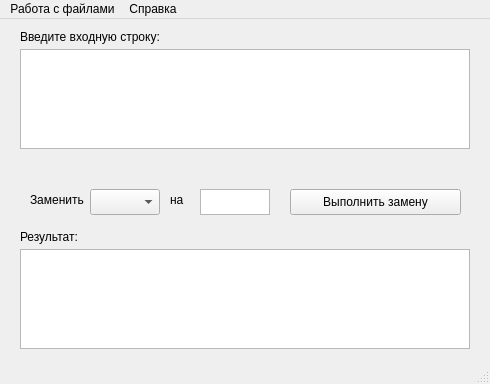
<?xml version="1.0" encoding="UTF-8"?>
<ui version="4.0">
 <class>MainWindow</class>
 <widget class="QMainWindow" name="MainWindow">
  <property name="geometry">
   <rect>
    <x>0</x>
    <y>0</y>
    <width>490</width>
    <height>384</height>
   </rect>
  </property>
  <property name="windowTitle">
   <string>MainWindow</string>
  </property>
  <widget class="QWidget" name="centralWidget">
   <widget class="QTextEdit" name="inputText">
    <property name="geometry">
     <rect>
      <x>20</x>
      <y>30</y>
      <width>450</width>
      <height>100</height>
     </rect>
    </property>
   </widget>
   <widget class="QTextEdit" name="outputText">
    <property name="geometry">
     <rect>
      <x>20</x>
      <y>230</y>
      <width>450</width>
      <height>100</height>
     </rect>
    </property>
   </widget>
   <widget class="QTextEdit" name="change_to">
    <property name="geometry">
     <rect>
      <x>200</x>
      <y>170</y>
      <width>70</width>
      <height>26</height>
     </rect>
    </property>
   </widget>
   <widget class="QPushButton" name="actionButton">
    <property name="geometry">
     <rect>
      <x>290</x>
      <y>170</y>
      <width>171</width>
      <height>26</height>
     </rect>
    </property>
    <property name="text">
     <string>Выполнить замену</string>
    </property>
   </widget>
   <widget class="QLabel" name="label">
    <property name="geometry">
     <rect>
      <x>30</x>
      <y>170</y>
      <width>71</width>
      <height>21</height>
     </rect>
    </property>
    <property name="text">
     <string>Заменить</string>
    </property>
   </widget>
   <widget class="QLabel" name="label_2">
    <property name="geometry">
     <rect>
      <x>170</x>
      <y>170</y>
      <width>51</width>
      <height>21</height>
     </rect>
    </property>
    <property name="text">
     <string>на</string>
    </property>
   </widget>
   <widget class="QComboBox" name="comboBox">
    <property name="geometry">
     <rect>
      <x>90</x>
      <y>170</y>
      <width>70</width>
      <height>26</height>
     </rect>
    </property>
   </widget>
   <widget class="QLabel" name="label_3">
    <property name="geometry">
     <rect>
      <x>20</x>
      <y>140</y>
      <width>450</width>
      <height>20</height>
     </rect>
    </property>
    <property name="text">
     <string/>
    </property>
   </widget>
   <widget class="QLabel" name="label_4">
    <property name="geometry">
     <rect>
      <x>20</x>
      <y>210</y>
      <width>91</width>
      <height>16</height>
     </rect>
    </property>
    <property name="text">
     <string>Результат:</string>
    </property>
   </widget>
   <widget class="QLabel" name="label_5">
    <property name="geometry">
     <rect>
      <x>20</x>
      <y>10</y>
      <width>171</width>
      <height>16</height>
     </rect>
    </property>
    <property name="text">
     <string>Введите входную строку:</string>
    </property>
   </widget>
  </widget>
  <widget class="QMenuBar" name="menuBar">
   <property name="geometry">
    <rect>
     <x>0</x>
     <y>0</y>
     <width>490</width>
     <height>26</height>
    </rect>
   </property>
   <widget class="QMenu" name="menu">
    <property name="title">
     <string>Работа с файлами</string>
    </property>
    <addaction name="action"/>
    <addaction name="action_2"/>
   </widget>
   <widget class="QMenu" name="menu_2">
    <property name="title">
     <string>Справка</string>
    </property>
    <addaction name="action_3"/>
    <addaction name="action_4"/>
   </widget>
   <addaction name="menu"/>
   <addaction name="menu_2"/>
  </widget>
  <widget class="QStatusBar" name="statusBar"/>
  <action name="action">
   <property name="text">
    <string>Добавить файл</string>
   </property>
  </action>
  <action name="action_2">
   <property name="text">
    <string>Сохранить файл</string>
   </property>
  </action>
  <action name="action_3">
   <property name="text">
    <string>О программе</string>
   </property>
  </action>
  <action name="action_4">
   <property name="text">
    <string>Об авторе</string>
   </property>
  </action>
 </widget>
 <layoutdefault spacing="6" margin="11"/>
 <resources/>
 <connections/>
</ui>
